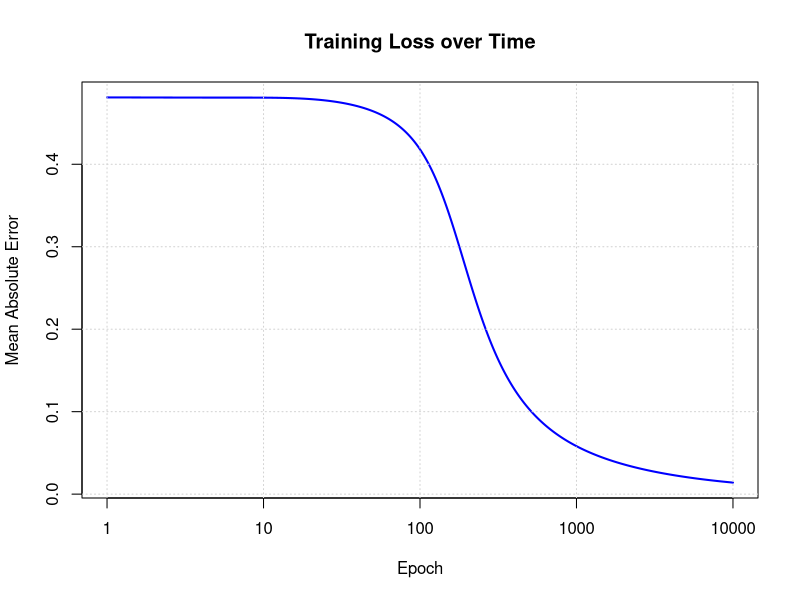

Here is the R script that generated this plot:
## ---- chunk 1
# Sigmoid activation and its derivative
sigmoid <- function(x) {
  1 / (1 + exp(-x))
}

sigmoid_derivative <- function(x) {
  x * (1 - x)
}
## ---- chunk 2

# XOR input and output
X <- matrix(c(0,0,
              0,1), nrow = 2, byrow = TRUE)

y <- matrix(c(0, 1), nrow = 2)

print(X)
## ---- chunk 3

set.seed(50)

input_neurons <- 2
hidden_neurons <- 2
output_neurons <- 1
learning_rate <- 0.5

# Initialize weights and biases
W1 <- matrix(runif(input_neurons * hidden_neurons), nrow = input_neurons) ## between -1 and 1 
b1 <- matrix(runif(hidden_neurons), nrow = 1)
W2 <- matrix(runif(hidden_neurons * output_neurons), nrow = hidden_neurons)
b2 <- matrix(runif(output_neurons), nrow = 1)

print(W1)
print(b1)
print(W2)
print(b2)

## ---- chunk 4

epochs <- 10000
losses <- numeric(epochs)

for (i in 1:epochs) {
  
  # Forward pass
  z1 <- X %*% W1 + matrix(rep(b1, each = nrow(X)), nrow = nrow(X))
  a1 <- sigmoid(z1)
  z2 <- a1 %*% W2 + matrix(rep(b2, each = nrow(a1)), nrow = nrow(a1))
  a2 <- sigmoid(z2)
  
  # Compute error
  error <- y - a2
  losses[i] <- mean(abs(error))
  
  # Backpropagation
  d_output <- error * sigmoid_derivative(a2)
  d_hidden <- (d_output %*% t(W2)) * sigmoid_derivative(a1)
  
  # Update weights and biases
  W2 <- W2 + t(a1) %*% d_output * learning_rate
  b2 <- b2 + colSums(d_output) * learning_rate
  W1 <- W1 + t(X) %*% d_hidden * learning_rate
  b1 <- b1 + colSums(d_hidden) * learning_rate
  
  # Print loss occasionally
  if (i==1) cat("Initial","\n")

  if (i==1) cat("X0      ",sprintf("%+.2f",X),"\n")


  if (i<3 ) cat("W1      ",sprintf("%+.2f", W1),"\n")

  if (i<3 ) cat("X %*% W1", sprintf("%+.2f",X %*% W1),"\n")
  if (i<3 ) 
for (j in 1:ncol(W1)) {
  for (i in 1:nrow(X)) {
    terms <- paste(paste0(round(X[i, ],2), "*", round(W1[, j],2)), collapse = "+")
    cat(" ", terms)
  }
}
    cat("\n" )


  if (i<3) cat("b1      " , matrix(rep(sprintf("%+.2f",b1), each = nrow(X)), nrow = nrow(X)),"\n")
  if (i<3) cat("z1      ",sprintf("%+.2f",z1),"\n")
  if (i<3) cat("a1      ",sprintf("%+.2f",a1),"\n")

  if (i<3) cat("W2      ",sprintf("%+.2f", W2),"\n")
  if (i<3 ) cat("a1 %*%W2", sprintf("%+.2f",a1 %*% W2),"\n")
  if (i<3 ) 
for (j in 1:ncol(W2))  {
  for (i in 1:nrow(a1)) {
    terms <- paste(paste0(round(a1[i, ],2), "*", round(W2[, j],2)), collapse = "+")
    cat(" ", terms)
  }
}
    cat("\n" )


  if (i<3) cat("b2      " , matrix(rep(sprintf("%+.2f",b2), each = nrow(X)), nrow = nrow(X)),"\n")
  if (i<3) cat("z2      ",sprintf("%+.2f",z2),"\n")

  if (i<3) cat("a2      ",sprintf("%+.2f",a2),"\n")
  
  }
## ---- chunk 5

## ---- chunk 6

plot( losses[1:10000], type = "l", col = "blue", lwd = 2,
     xlab = "Epoch", ylab = "Mean Absolute Error",
     main = "Training Loss over Time",     log = "x")

grid()
## ---- chunk 7

cat("\nFinal Predictions:\n")
print(round(a2, 3))
cat("\nExpected Output:\n")
print(y)

